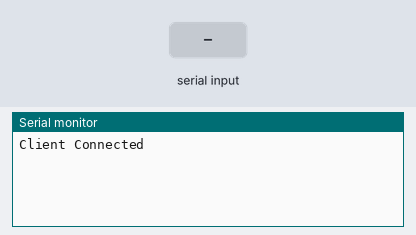
The sketch below on a simulated Arduino Uno, built with avr-gcc and run on an emulated ATmega328P. Parts: the last lines printed to the serial monitor. The test bench sets the inputs (shaded band).

Above: at 1.7 s.
1.8 s: "$\n" received over the second serial link
At 2.2 s:
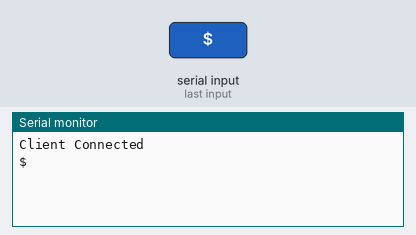
3.3 s: "1\n" received over the second serial link
At 4.5 s:
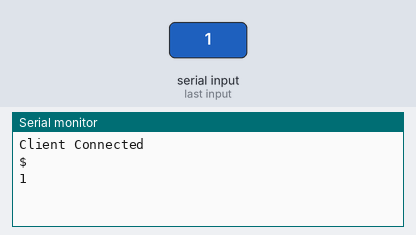

The sketch:

sketch_apr11a.ino
```cpp
#include <SoftwareSerial.h>

SoftwareSerial mySerial(4, 5); // RX, TX
                       // 4 -> green
                       // 5 -> orange

void setup() {
  // Open serial communications and wait for port to open:
  Serial.begin(19200);
  while (!Serial) {
    ; // wait for serial port to connect. Needed for native USB port only
  }

  Serial.write("Client Connected");
  // set the data rate for the SoftwareSerial port
  mySerial.begin(19200);
  delay(500);
  mySerial.write("=");
  delay(5);
}

char lastChar = '$';

int cnt = 0;

void loop() {
    if (mySerial.available()){
      char c = mySerial.read();
      Serial.write(c);
      lastChar = c;
    } else if (lastChar=='$') {
      delay(100);
      Serial.write("\n");
      mySerial.write("\"?");
      delay(5);
      lastChar='-';
    } else {
      cnt++;
      delay(5);
      if (cnt%100==0) {
        Serial.write("\n");
        mySerial.write("\"?");
      }
    }
}
```

Measured:
- after the input at 1.8 s, the serial monitor: prints a new line at once (image 1)
- after the input at 3.3 s, the serial monitor: prints a new line at once (image 2)
